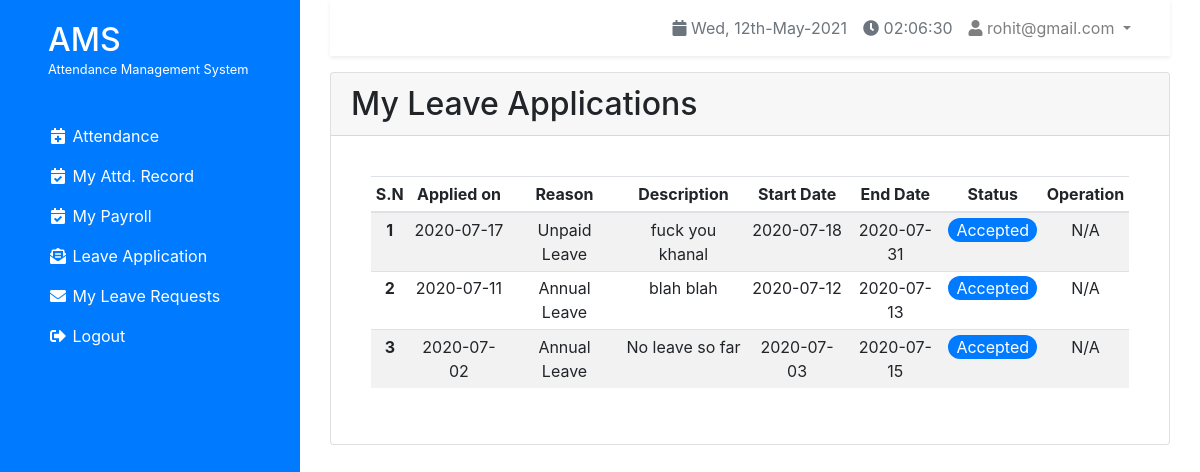
Screenshot of /leave_request (signed in) with the database file from the repository.
### tables this page shows
CREATE TABLE `leaves` (
  `leave_id` bigint(20) UNSIGNED NOT NULL,
  `employee_id` int(11) NOT NULL,
  `applied_date` date NOT NULL,
  `reason` varchar(255) NOT NULL,
  `description` varchar(255) NOT NULL,
  `start_date` date NOT NULL,
  `end_date` date NOT NULL,
  `status` varchar(15) DEFAULT NULL
);

### functions/loadTemplate.php (called while the page is built, shortened)
<?php
	function loadTemplate($fileName, $templateVars){
		extract($templateVars);
		require $fileName;
		$content = ob_get_clean();
		return $content;
	}
?>

### controllers/leave_request.php (called while the page is built, shortened)
<?php
	$msg = '';
	$emp_id = $_SESSION['logged_emp_id'];
	$leaves = $pdo->prepare("SELECT * FROM leaves WHERE employee_id = '$emp_id' ORDER BY applied_date DESC");
	$leaves->execute();
	$templateVars = [
		'leaves' => $leaves,
		'msg'=> $msg
	];
	$content = loadTemplate('../views/leave_request_template.php', $templateVars);
?>

### views/leave_request_template.php (the view, shortened to what this page needs)
<div class="container justify-content-center">
    <div class="card">
        <h2 class="card-header">My Leave Applications</h2>
        <div class="card-body">
            <div class="card-body">
                <table class="table-responsive-md table table-sm table-striped text-center">
                    <?php if ($leaves->rowCount() >0 ){ ?>
                        <thead>
                            <tr>
                                <th scope="col">S.N</th>
                                <th scope="col">Applied on</th>
                                <th scope="col">Reason</th>
                                <th scope="col">Description</th>
                                <th scope="col">Start Date</th>
                                <th scope="col">End Date</th>
                                <th scope="col">Status</th>
                                <th scope="col">Operation</th>
                            </tr>
                        </thead>
                        <tbody>
                            <?php
                            $sn = 1;
                            foreach ($leaves as $leave) {?>
                                <tr>
                                    <th><?php echo $sn++; ?></th>
                                    <td><?php echo $leave['applied_date']; ?></td>
                                    <td><?php echo $leave['reason']; ?></td>
                                    <td><?php echo $leave['description']; ?></td>
                                    <td><?php echo $leave['start_date']; ?></td>
                                    <td><?php echo $leave['end_date']; ?></td>
                                    <td><?php  if($leave['status'] == null){
                                        echo "-";
                                    } else if($leave['status'] == 'Accepted') {
                                        echo '<div class="bg-primary text-white rounded-pill px-2">'.$leave['status'].'</div>';
                                    } else{
                                        echo '<div class="bg-danger text-white rounded-pill px-2">'.$leave['status'].'</div>';
                                    }?></td>
                                    <td><?php
                                    if ($leave['status'] == null) {
                                        echo '<a class="btn btn-sm btn-danger" href="leave?cid='.$leave['leave_id'].'">Cancel</a>';
                                    } else {
                                        echo 'N/A';
                                    }
                                    ?></td>
                                </tr>
                                <?php
                            } ?>
                        </tbody>
                    <?php }
                    else {
                        echo '<p>No Record Found</p>';
                    }
                    ?>
                </table>
            </div>
        </div>
    </div>

### rows the page displays
leaves: applied_date "2020-07-17", reason "Unpaid Leave", description "fuck you khanal", start_date "2020-07-18", end_date "2020-07-31", status "Accepted", shows "N/A"
leaves: applied_date "2020-07-11", reason "Annual Leave", description "blah blah", start_date "2020-07-12", end_date "2020-07-13", status "Accepted", shows "N/A"
leaves: applied_date "2020-07-02", reason "Annual Leave", description "No leave so far", start_date "2020-07-03", end_date "2020-07-15", status "Accepted", shows "N/A"

### other values shown
$_SESSION['logged_emp_email'] "rohit@gmail.com"
